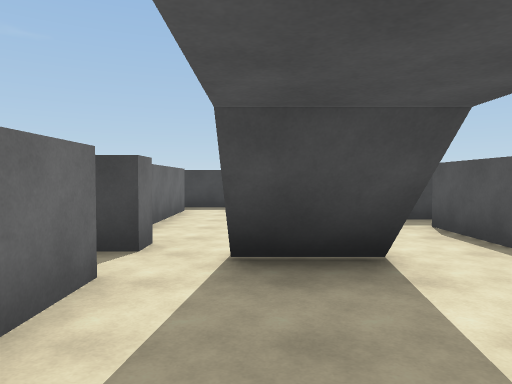
View 1 (above)

16 first-person views from a walk through a Unity game level. The camera is 1.5 m above the floor, tilts 2° down and sees 70° across. The floor is counted in squares, 2 m on a side. Each view is taken from the middle of a square. On the plan, view 1 faces up. The plan holds only what a view shows up to about 11 squares ahead; the rest is blank. The place goes on beyond the plan. The player character is not drawn.

View 2
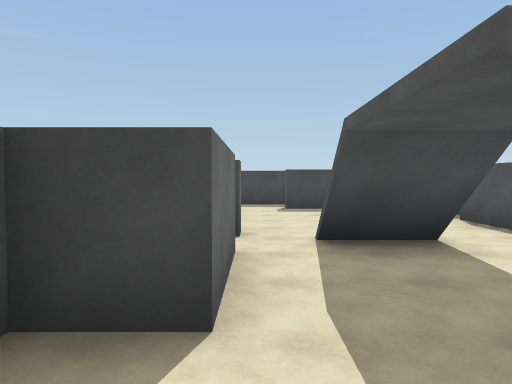

View 3
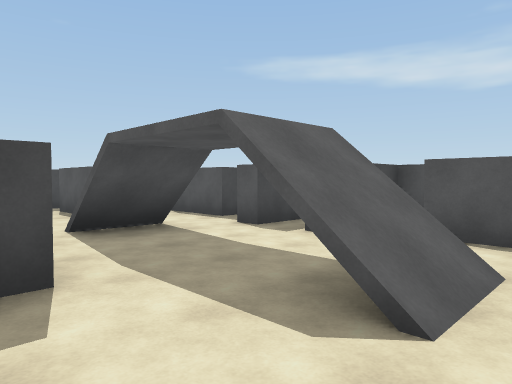

View 4
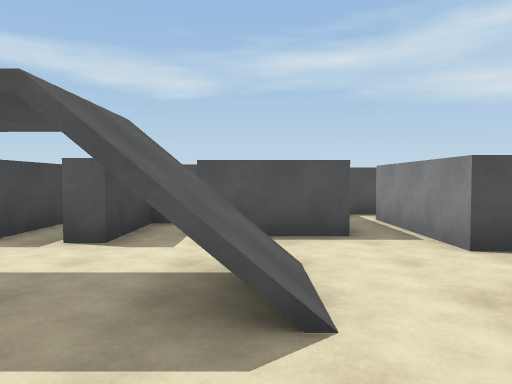

View 5
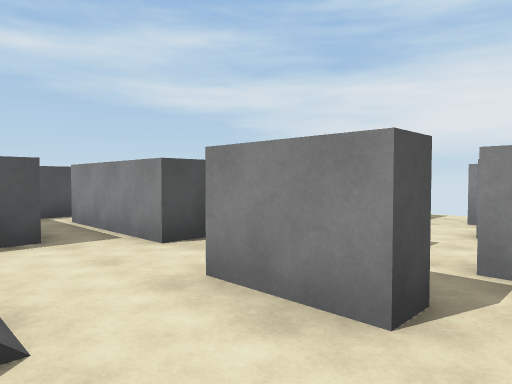

View 6
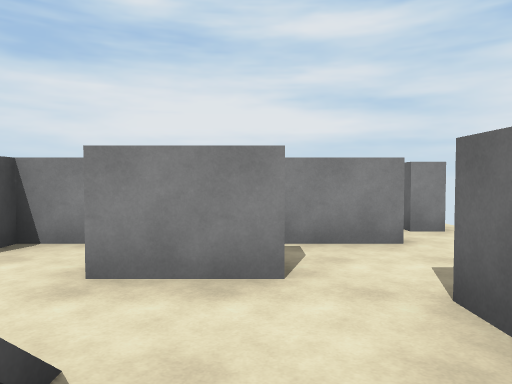

View 7
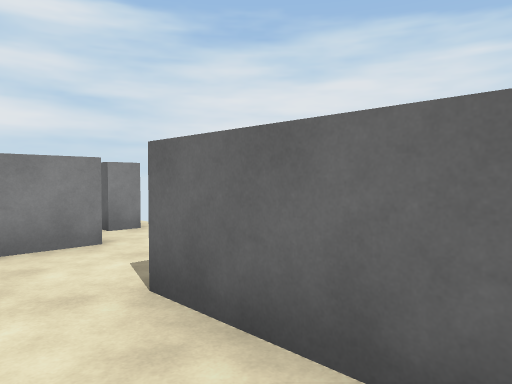

View 8
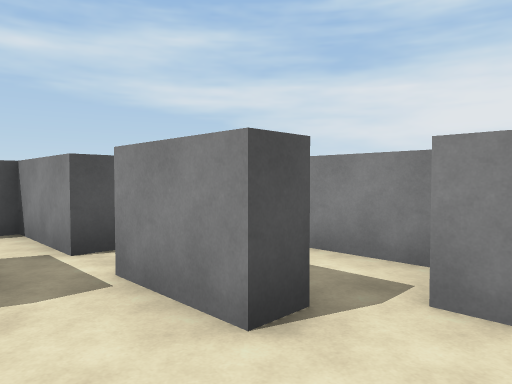

View 9
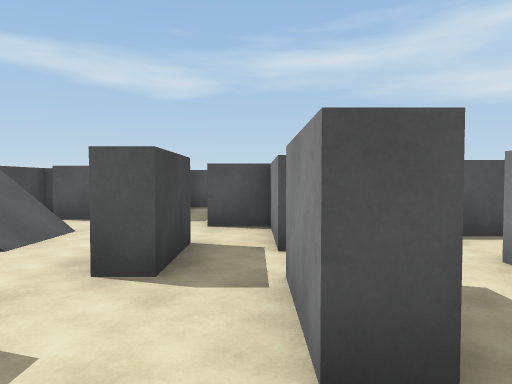

View 10
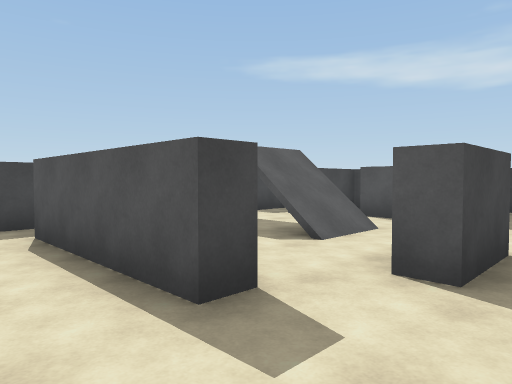

View 11
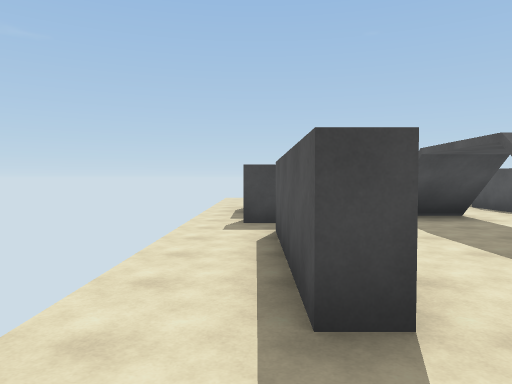

View 12
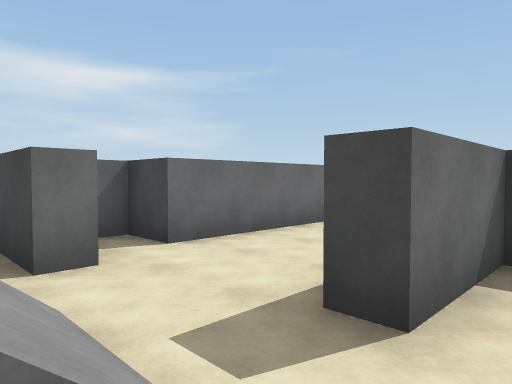

View 13
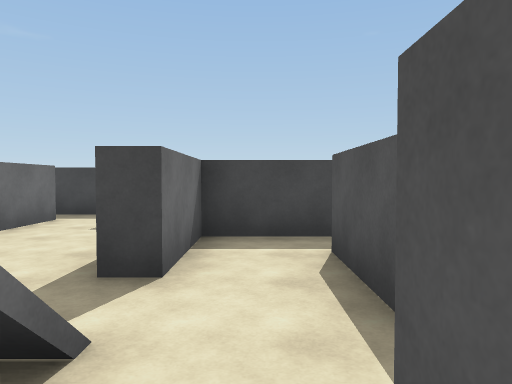

View 14
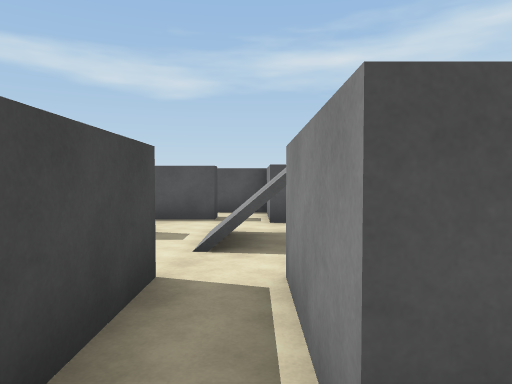

View 15
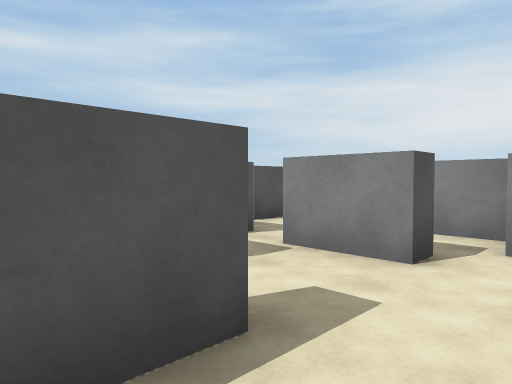

View 16
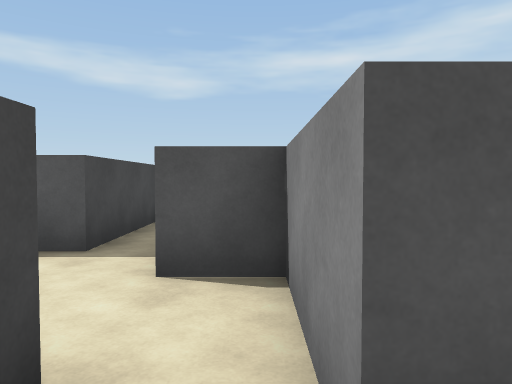

### Floor plan
Key: @ floor where view 1 was taken; # wall or solid block; . floor; / step, stairs or slope.
Columns run from 4 left of view 1 to 6 right of it. Each row starts with its distance up from view 1.
 10   ###
  9   ...
  8   #.##
  7   #..###
  6 .##..#..
  5 .#...#.#
  4 .##....##
  3 ....//..#
  2 .##./ .##
  1 .##....##
  0 .#..@/.#
 -1 .#../#.#
 -2 .#.....####
 -3 ...##.....#
 -4 .....#### #
 -5 ..#.##
 -6 #....#
 -7 ####.#
 -8    #.

Where each view was taken, in squares from view 1:
view 1: 0 up, 0 right, facing up
view 2: 1 down, 1 left, facing up
view 3: 2 down, 2 left, facing up-right
view 4: 1 down, 2 left, facing right
view 5: 1 down, 2 left, facing down-right
view 6: 0 up, 1 left, facing down
view 7: 0 up, 1 left, facing down-left
view 8: 3 down, 4 left, facing down-right
view 9: 4 down, 4 left, facing right
view 10: 4 down, 4 left, facing up-right
view 11: 4 down, 3 left, facing up
view 12: 3 up, 2 right, facing up-left
view 13: 2 up, 2 right, facing up
view 14: 3 up, 4 left, facing right
view 15: 1 down, 4 left, facing down-right
view 16: 4 down, 1 left, facing right
